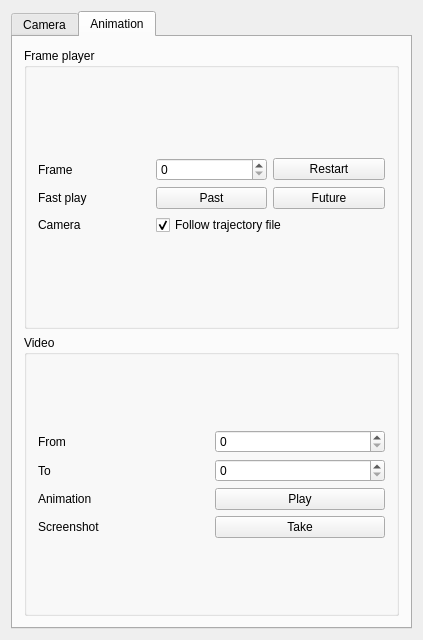
<?xml version="1.0" encoding="UTF-8"?>
<!--
/*
 *  Copyright 2014 Pierre Walch
 *  Website : www.pwalch.net
 *
 *  Avatars is free software: you can redistribute it and/or modify
 *  it under the terms of the GNU General Public License as published by
 *  the Free Software Foundation, either version 3 of the License, or
 *  (at your option) any later version.

 *  Avatars is distributed in the hope that it will be useful,
 *  but WITHOUT ANY WARRANTY; without even the implied warranty of
 *  MERCHANTABILITY or FITNESS FOR A PARTICULAR PURPOSE.  See the
 *  GNU General Public License for more details.

 *  You should have received a copy of the GNU General Public License
 *  along with Avatars.  If not, see <http://www.gnu.org/licenses/>.
 */
-->

<ui version="4.0">
 <class>MainWindow</class>
 <widget class="QMainWindow" name="MainWindow">
  <property name="geometry">
   <rect>
    <x>0</x>
    <y>0</y>
    <width>423</width>
    <height>640</height>
   </rect>
  </property>
  <property name="windowTitle">
   <string>MainWindow</string>
  </property>
  <widget class="QWidget" name="centralWidget">
   <layout class="QGridLayout" name="gridLayout_13">
    <item row="0" column="0">
     <widget class="QTabWidget" name="tabWidget">
      <property name="currentIndex">
       <number>1</number>
      </property>
      <widget class="QWidget" name="cameraTab">
       <attribute name="title">
        <string>Camera</string>
       </attribute>
       <layout class="QGridLayout" name="gridLayout_22">
        <item row="0" column="0">
         <layout class="QGridLayout" name="gridLayout_19">
          <item row="0" column="0">
           <layout class="QGridLayout" name="gridLayout_6">
            <item row="0" column="0">
             <widget class="QGroupBox" name="groupBox">
              <property name="title">
               <string>Position</string>
              </property>
              <layout class="QGridLayout" name="gridLayout_3">
               <item row="0" column="0">
                <layout class="QGridLayout" name="gridLayout">
                 <item row="0" column="0">
                  <widget class="QLabel" name="label">
                   <property name="text">
                    <string>X</string>
                   </property>
                  </widget>
                 </item>
                 <item row="0" column="1">
                  <widget class="QDoubleSpinBox" name="xPos">
                   <property name="sizePolicy">
                    <sizepolicy hsizetype="Preferred" vsizetype="Fixed">
                     <horstretch>0</horstretch>
                     <verstretch>0</verstretch>
                    </sizepolicy>
                   </property>
                   <property name="wrapping">
                    <bool>false</bool>
                   </property>
                   <property name="minimum">
                    <double>-999999999.000000000000000</double>
                   </property>
                   <property name="maximum">
                    <double>999999999.000000000000000</double>
                   </property>
                  </widget>
                 </item>
                 <item row="0" column="2">
                  <widget class="QLabel" name="label_2">
                   <property name="text">
                    <string>Y</string>
                   </property>
                  </widget>
                 </item>
                 <item row="0" column="3">
                  <widget class="QDoubleSpinBox" name="yPos">
                   <property name="sizePolicy">
                    <sizepolicy hsizetype="Preferred" vsizetype="Fixed">
                     <horstretch>0</horstretch>
                     <verstretch>0</verstretch>
                    </sizepolicy>
                   </property>
                   <property name="minimum">
                    <double>-999999999.000000000000000</double>
                   </property>
                   <property name="maximum">
                    <double>999999999.000000000000000</double>
                   </property>
                  </widget>
                 </item>
                 <item row="0" column="4">
                  <widget class="QLabel" name="label_3">
                   <property name="text">
                    <string>Z</string>
                   </property>
                  </widget>
                 </item>
                 <item row="0" column="5">
                  <widget class="QDoubleSpinBox" name="zPos">
                   <property name="sizePolicy">
                    <sizepolicy hsizetype="Preferred" vsizetype="Fixed">
                     <horstretch>0</horstretch>
                     <verstretch>0</verstretch>
                    </sizepolicy>
                   </property>
                   <property name="minimum">
                    <double>-999999999.000000000000000</double>
                   </property>
                   <property name="maximum">
                    <double>999999999.000000000000000</double>
                   </property>
                  </widget>
                 </item>
                </layout>
               </item>
              </layout>
             </widget>
            </item>
            <item row="1" column="0">
             <widget class="QGroupBox" name="groupBox_2">
              <property name="title">
               <string>Rotation</string>
              </property>
              <layout class="QGridLayout" name="gridLayout_4">
               <item row="0" column="0">
                <layout class="QGridLayout" name="gridLayout_5">
                 <item row="0" column="0">
                  <widget class="QLabel" name="label_7">
                   <property name="text">
                    <string>X</string>
                   </property>
                  </widget>
                 </item>
                 <item row="0" column="1">
                  <widget class="QDoubleSpinBox" name="xRot">
                   <property name="sizePolicy">
                    <sizepolicy hsizetype="Preferred" vsizetype="Fixed">
                     <horstretch>0</horstretch>
                     <verstretch>0</verstretch>
                    </sizepolicy>
                   </property>
                   <property name="wrapping">
                    <bool>false</bool>
                   </property>
                   <property name="minimum">
                    <double>-999999999.000000000000000</double>
                   </property>
                   <property name="maximum">
                    <double>999999999.000000000000000</double>
                   </property>
                  </widget>
                 </item>
                 <item row="0" column="2">
                  <widget class="QLabel" name="label_8">
                   <property name="text">
                    <string>Y</string>
                   </property>
                  </widget>
                 </item>
                 <item row="0" column="3">
                  <widget class="QDoubleSpinBox" name="yRot">
                   <property name="sizePolicy">
                    <sizepolicy hsizetype="Preferred" vsizetype="Fixed">
                     <horstretch>0</horstretch>
                     <verstretch>0</verstretch>
                    </sizepolicy>
                   </property>
                   <property name="minimum">
                    <double>-999999999.000000000000000</double>
                   </property>
                   <property name="maximum">
                    <double>999999999.000000000000000</double>
                   </property>
                  </widget>
                 </item>
                 <item row="0" column="4">
                  <widget class="QLabel" name="label_9">
                   <property name="text">
                    <string>Z</string>
                   </property>
                  </widget>
                 </item>
                 <item row="0" column="5">
                  <widget class="QDoubleSpinBox" name="zRot">
                   <property name="sizePolicy">
                    <sizepolicy hsizetype="Preferred" vsizetype="Fixed">
                     <horstretch>0</horstretch>
                     <verstretch>0</verstretch>
                    </sizepolicy>
                   </property>
                   <property name="minimum">
                    <double>-999999999.000000000000000</double>
                   </property>
                   <property name="maximum">
                    <double>999999999.000000000000000</double>
                   </property>
                  </widget>
                 </item>
                </layout>
               </item>
              </layout>
             </widget>
            </item>
           </layout>
          </item>
          <item row="1" column="0">
           <layout class="QGridLayout" name="gridLayout_18">
            <item row="0" column="0">
             <widget class="QGroupBox" name="groupBox_3">
              <property name="title">
               <string>FPS camera speed</string>
              </property>
              <layout class="QGridLayout" name="gridLayout_8">
               <item row="0" column="0">
                <layout class="QGridLayout" name="gridLayout_7">
                 <item row="0" column="0">
                  <widget class="QLabel" name="label_10">
                   <property name="text">
                    <string>Scalar</string>
                   </property>
                  </widget>
                 </item>
                 <item row="0" column="1">
                  <widget class="QDoubleSpinBox" name="fpsScale">
                   <property name="sizePolicy">
                    <sizepolicy hsizetype="Preferred" vsizetype="Fixed">
                     <horstretch>0</horstretch>
                     <verstretch>0</verstretch>
                    </sizepolicy>
                   </property>
                   <property name="maximum">
                    <double>999999999.000000000000000</double>
                   </property>
                  </widget>
                 </item>
                </layout>
               </item>
              </layout>
             </widget>
            </item>
            <item row="1" column="0">
             <widget class="QGroupBox" name="groupBox_4">
              <property name="title">
               <string>FPS camera position</string>
              </property>
              <layout class="QGridLayout" name="gridLayout_12">
               <item row="0" column="0">
                <layout class="QGridLayout" name="gridLayout_11">
                 <item row="0" column="1">
                  <widget class="QPushButton" name="upPos">
                   <property name="text">
                    <string>Up</string>
                   </property>
                  </widget>
                 </item>
                 <item row="1" column="1">
                  <widget class="QPushButton" name="forwardPos">
                   <property name="text">
                    <string>Forward</string>
                   </property>
                  </widget>
                 </item>
                 <item row="2" column="0">
                  <widget class="QPushButton" name="leftPos">
                   <property name="text">
                    <string>Left</string>
                   </property>
                  </widget>
                 </item>
                 <item row="2" column="2">
                  <widget class="QPushButton" name="rightPos">
                   <property name="text">
                    <string>Right</string>
                   </property>
                  </widget>
                 </item>
                 <item row="3" column="1">
                  <widget class="QPushButton" name="backwardsPos">
                   <property name="text">
                    <string>Backwards</string>
                   </property>
                  </widget>
                 </item>
                 <item row="4" column="1">
                  <widget class="QPushButton" name="downPos">
                   <property name="text">
                    <string>Down</string>
                   </property>
                  </widget>
                 </item>
                </layout>
               </item>
              </layout>
             </widget>
            </item>
            <item row="2" column="0">
             <widget class="QGroupBox" name="groupBox_5">
              <property name="title">
               <string>FPS camera rotation</string>
              </property>
              <layout class="QGridLayout" name="gridLayout_15">
               <item row="0" column="0">
                <layout class="QGridLayout" name="gridLayout_14">
                 <item row="0" column="1">
                  <widget class="QPushButton" name="upRot">
                   <property name="text">
                    <string>Up</string>
                   </property>
                  </widget>
                 </item>
                 <item row="1" column="0">
                  <widget class="QPushButton" name="leftRot">
                   <property name="text">
                    <string>Left</string>
                   </property>
                  </widget>
                 </item>
                 <item row="1" column="2">
                  <widget class="QPushButton" name="rightRot">
                   <property name="text">
                    <string>Right</string>
                   </property>
                  </widget>
                 </item>
                 <item row="2" column="1">
                  <widget class="QPushButton" name="downRot">
                   <property name="text">
                    <string>Down</string>
                   </property>
                  </widget>
                 </item>
                </layout>
               </item>
              </layout>
             </widget>
            </item>
           </layout>
          </item>
         </layout>
        </item>
       </layout>
      </widget>
      <widget class="QWidget" name="animationTab">
       <attribute name="title">
        <string>Animation</string>
       </attribute>
       <layout class="QGridLayout" name="gridLayout_21">
        <item row="0" column="0">
         <layout class="QGridLayout" name="gridLayout_20">
          <item row="0" column="0">
           <widget class="QGroupBox" name="groupBox_6">
            <property name="title">
             <string>Frame player</string>
            </property>
            <layout class="QGridLayout" name="gridLayout_10">
             <item row="0" column="0">
              <layout class="QGridLayout" name="gridLayout_2">
               <item row="0" column="0">
                <widget class="QLabel" name="label_4">
                 <property name="text">
                  <string>Frame</string>
                 </property>
                </widget>
               </item>
               <item row="0" column="1">
                <widget class="QSpinBox" name="frameIndex">
                 <property name="sizePolicy">
                  <sizepolicy hsizetype="Preferred" vsizetype="Fixed">
                   <horstretch>0</horstretch>
                   <verstretch>0</verstretch>
                  </sizepolicy>
                 </property>
                 <property name="maximum">
                  <number>999999999</number>
                 </property>
                </widget>
               </item>
               <item row="0" column="2">
                <widget class="QPushButton" name="restartFrame">
                 <property name="text">
                  <string>Restart</string>
                 </property>
                </widget>
               </item>
               <item row="1" column="0">
                <widget class="QLabel" name="label_6">
                 <property name="text">
                  <string>Fast play</string>
                 </property>
                </widget>
               </item>
               <item row="1" column="1">
                <widget class="QPushButton" name="past">
                 <property name="text">
                  <string>Past</string>
                 </property>
                </widget>
               </item>
               <item row="1" column="2">
                <widget class="QPushButton" name="future">
                 <property name="text">
                  <string>Future</string>
                 </property>
                </widget>
               </item>
               <item row="2" column="0">
                <widget class="QLabel" name="label_11">
                 <property name="text">
                  <string>Camera</string>
                 </property>
                </widget>
               </item>
               <item row="2" column="1" colspan="2">
                <widget class="QCheckBox" name="useTrajectoryFile">
                 <property name="text">
                  <string>Follow trajectory file</string>
                 </property>
                 <property name="checked">
                  <bool>true</bool>
                 </property>
                </widget>
               </item>
              </layout>
             </item>
            </layout>
           </widget>
          </item>
          <item row="1" column="0">
           <widget class="QGroupBox" name="groupBox_7">
            <property name="title">
             <string>Video</string>
            </property>
            <layout class="QGridLayout" name="gridLayout_17">
             <item row="0" column="0">
              <layout class="QGridLayout" name="gridLayout_9">
               <item row="0" column="0">
                <widget class="QLabel" name="label_12">
                 <property name="text">
                  <string>From</string>
                 </property>
                </widget>
               </item>
               <item row="0" column="1">
                <widget class="QSpinBox" name="fromVideo">
                 <property name="sizePolicy">
                  <sizepolicy hsizetype="Preferred" vsizetype="Fixed">
                   <horstretch>0</horstretch>
                   <verstretch>0</verstretch>
                  </sizepolicy>
                 </property>
                 <property name="maximum">
                  <number>999999999</number>
                 </property>
                </widget>
               </item>
               <item row="1" column="0">
                <widget class="QLabel" name="label_13">
                 <property name="text">
                  <string>To</string>
                 </property>
                </widget>
               </item>
               <item row="1" column="1">
                <widget class="QSpinBox" name="toVideo">
                 <property name="sizePolicy">
                  <sizepolicy hsizetype="Preferred" vsizetype="Fixed">
                   <horstretch>0</horstretch>
                   <verstretch>0</verstretch>
                  </sizepolicy>
                 </property>
                 <property name="maximum">
                  <number>999999999</number>
                 </property>
                </widget>
               </item>
               <item row="2" column="0">
                <widget class="QLabel" name="label_5">
                 <property name="text">
                  <string>Animation</string>
                 </property>
                </widget>
               </item>
               <item row="2" column="1">
                <widget class="QPushButton" name="play">
                 <property name="text">
                  <string>Play</string>
                 </property>
                </widget>
               </item>
               <item row="3" column="0">
                <widget class="QLabel" name="label_15">
                 <property name="text">
                  <string>Screenshot</string>
                 </property>
                </widget>
               </item>
               <item row="3" column="1">
                <widget class="QPushButton" name="takeScreenshot">
                 <property name="text">
                  <string>Take</string>
                 </property>
                </widget>
               </item>
              </layout>
             </item>
            </layout>
           </widget>
          </item>
         </layout>
        </item>
       </layout>
      </widget>
     </widget>
    </item>
   </layout>
  </widget>
 </widget>
 <layoutdefault spacing="6" margin="11"/>
 <resources/>
 <connections/>
</ui>
